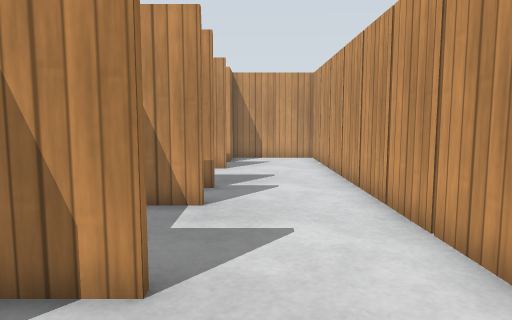
View 1 (above)

24 first-person views from a walk through a Gazebo world. The camera is 0.86 m above the floor, tilts 6° down and sees 70° across. The floor is counted in squares, 0.5 m on a side. Each view is taken from the middle of a square. On the plan, view 1 faces up. The plan holds only what a view shows up to about 17 squares ahead; the rest is blank. Gazebo's built-in surfaces are drawn with simple patterns.

View 2
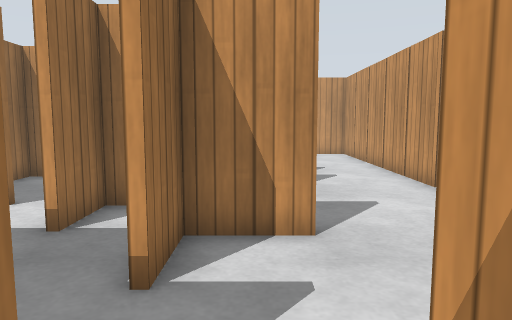

View 3
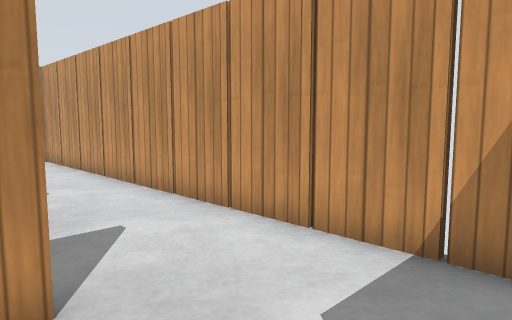

View 4
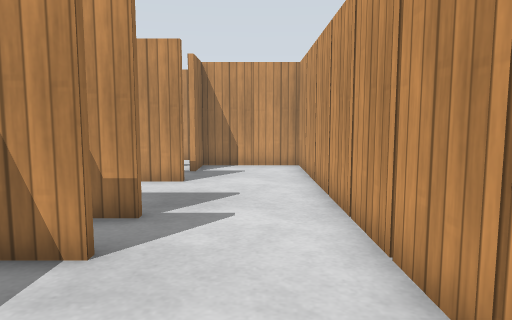

View 5
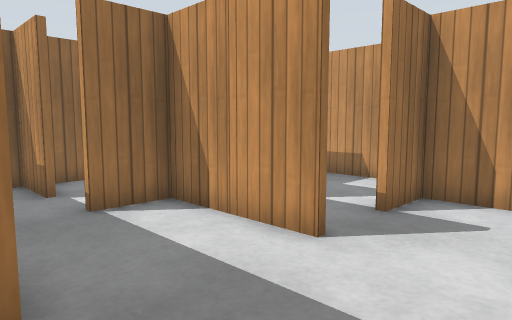

View 6
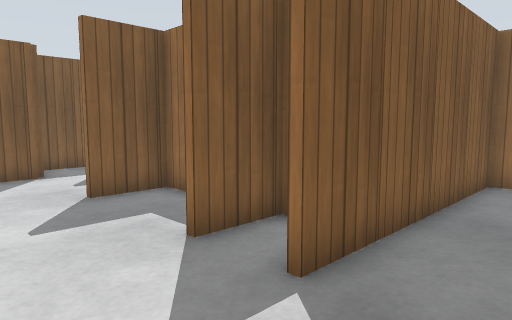

View 7
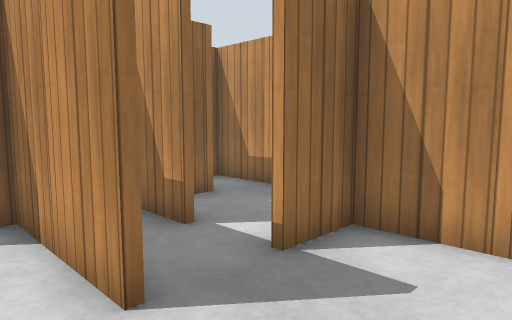

View 8
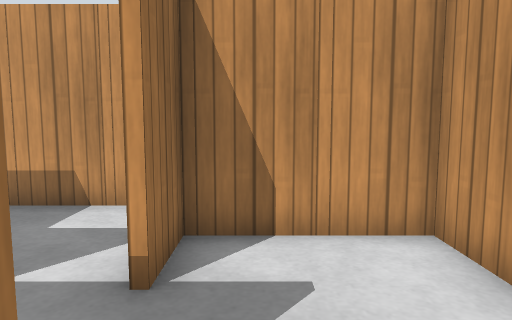

View 9
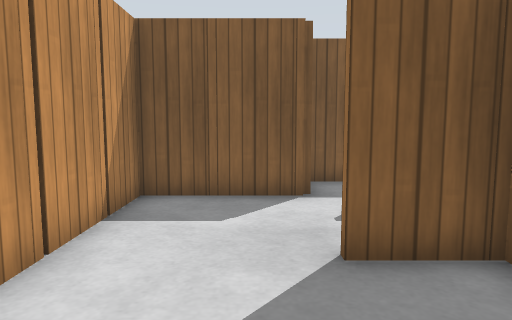

View 10
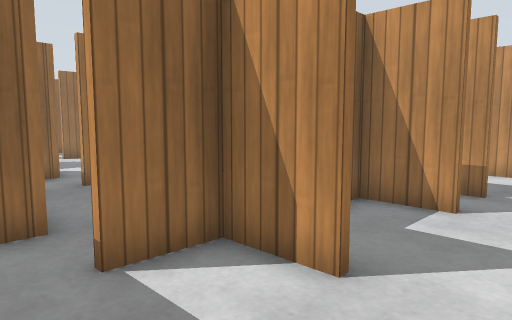

View 11
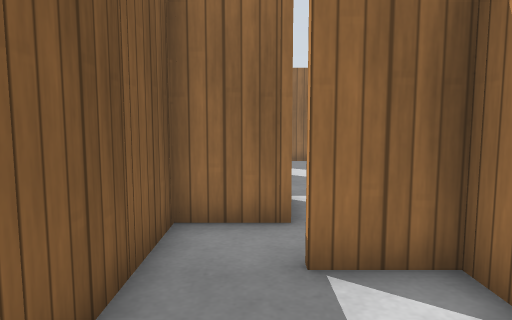

View 12
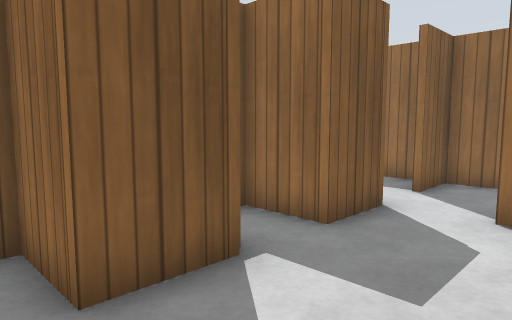

View 13
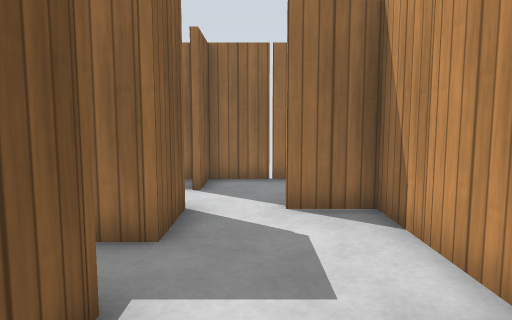

View 14
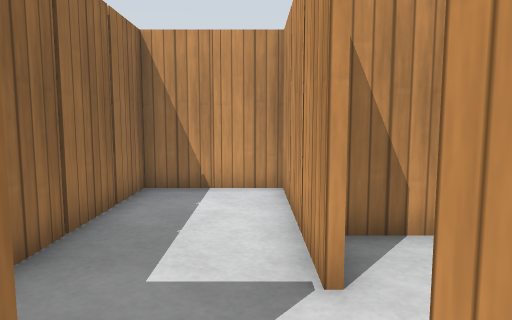

View 15
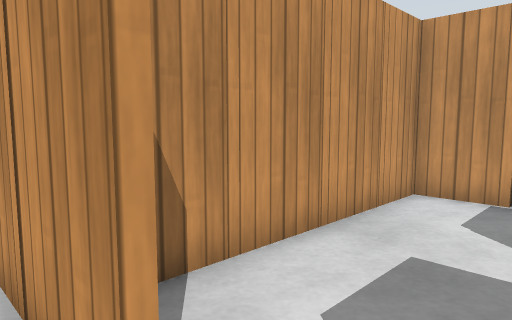

View 16
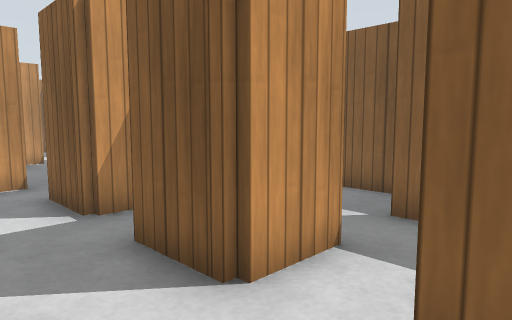

View 17
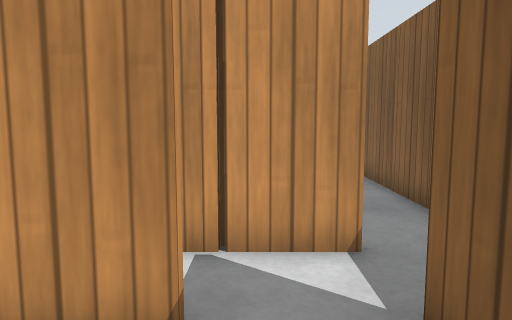

View 18
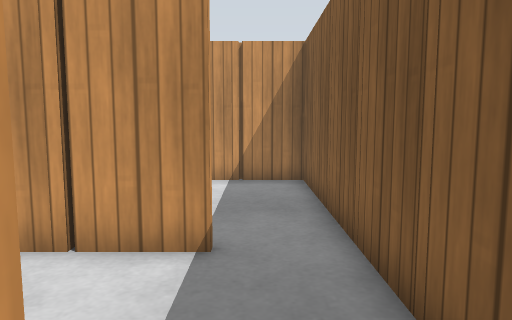

View 19
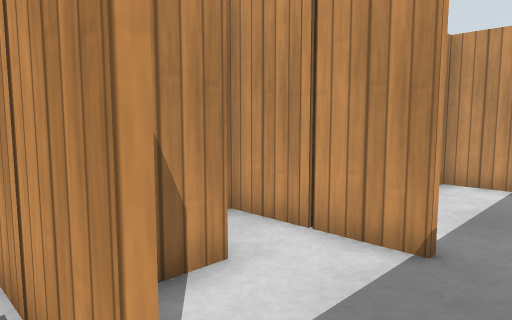

View 20
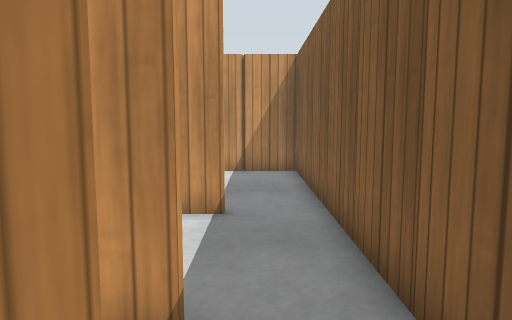

View 21
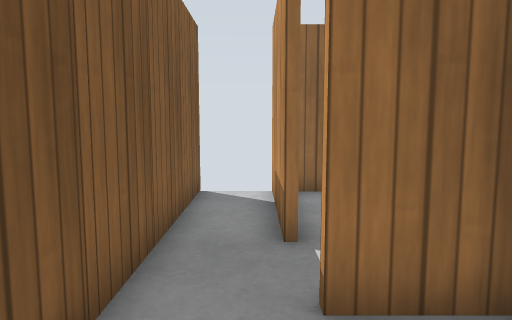

View 22
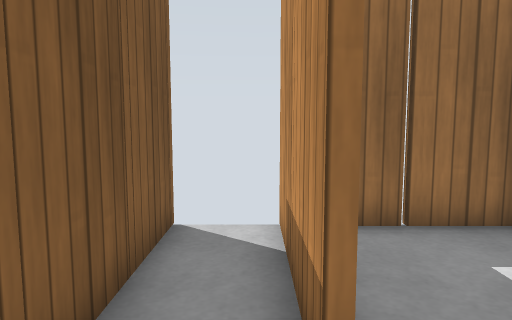

View 23
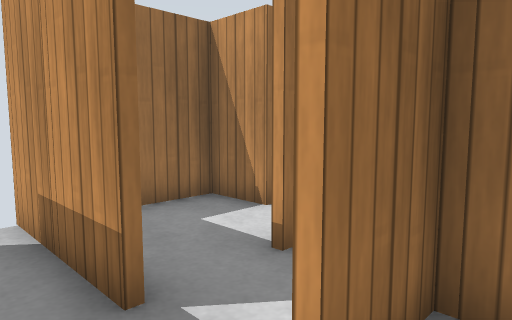

View 24
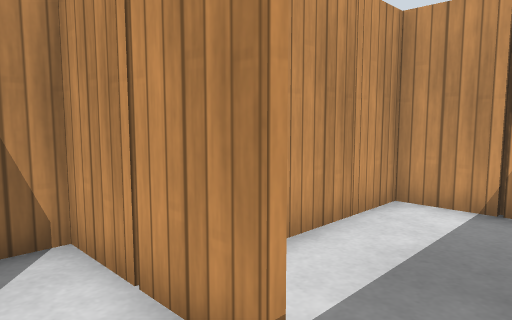

### Floor plan
Points are (right, up) in squares from view 1. A wall is a line through its corners. A room is listed if a view was taken in it or the views show most of it. See-through windows are left out.
Room 1 (views 1, 2, 3, 4, 5, 6, 7, 8, 9, 10, 11)
walls: (-5.1, 12.5) (-5.1, 11.5); (-3.4, 13.4) (-4.5, 13.4); (-7, 11.4) (-8.5, 11.4); (-1, 9.4) (-2, 9.4); (-2.5, 7.6) (-1, 7.6); (-1, 13.4) (-2.5, 13.4); (-3, 15.4) (-4.5, 15.4); (-1, 7.4) (-2.5, 7.4); (-8.5, 9.6) (-1, 9.6); (-9.1, 13) (-9.1, 12.4); (-5.1, 5.5) (-5.1, 3.5); (-1.1, 16.5) (-1.1, 15.5); (-5.1, 17.6) (-5.1, 17); (-2.5, 3.6) (-1, 3.6); (0.6, 17.4) (-0.5, 17.4); (-1, 3.4) (-2.5, 3.4); (-3.4, 19.4) (-4.5, 19.4); (-5.4, 19.4) (-7, 19.4); (-3.1, 2.5) (-3.1, 1.5); (-5.1, 1.6) (-5.1, 1); (-3.3, 1.5) (-3.3, 2.2); (-1, -0.4) (2.7, -0.4) (2.7, 17.4) (1.4, 17.4); (-1.3, -1.1) (-1.3, -0.5); (-2.5, -2.4) (-1.5, -2.4)
ways out: opening at (-6.5, 6) to room 2; opening at (-5, 3) to room 2
objects: wooden post (-9, 9); wooden post (-9, 10); wooden post (-9, 11); wooden post (-7, 10); wooden post (-5, -1); wooden post (-5, 6); wooden post (-5, 10); wooden post (-5, 13); wooden post (-5, 20); wooden post (-3, -3); wooden post (-3, 3); wooden post (-3, 4); wooden post (-3, 7); wooden post (-3, 8); wooden post (-3, 10); wooden post (-3, 14); wooden post (-3, 20); wooden post (-1, 0); wooden post (-1, 17); wooden post (1, -1); wooden post (1, 18); wooden post (3, 2); wooden post (3, 4); wooden post (3, 6); wooden post (3, 8); wooden post (3, 10); wooden post (3, 12); wooden post (3, 14); wooden post (3, 16)
Room 2 (views 12, 13, 14, 15, 16, 17, 18, 19, 20, 21, 22, 23, 24)
walls: (-13, 3.6) (-11.1, 3.6) (-11.1, 2.5); (-13.3, 2.6) (-13.3, 3.5); (-11.3, 3.4) (-12.1, 3.4); (-13, 1.4) (-14.1, 1.4); (-17, 3.6) (-15.1, 3.6) (-15.1, 2.5); (-13.4, 7.4) (-14.6, 7.4); (-17.3, 5.5) (-17.3, 6.5); (-15.1, 0.5) (-15.1, -0.5); (-15.4, 7.4) (-16.6, 7.4); (-17.1, 6.5) (-17.1, 5.5); (-17.3, 1.5) (-17.3, 3.5); (-11.5, 7.4) (-12.6, 7.4); (-10.5, 1.6) (-7.4, 1.6); (-15.3, -0.5) (-15.3, 0.6); (-9.3, 3.5) (-9.3, 4.2); (-9.1, 4.5) (-9.1, 3.5); (-19, 3.4) (-21, 3.4); (-11.3, -0.5) (-11.3, 0.5); (-9.3, 6.4) (-9.3, 7.4) (-10.6, 7.4); (-17, -0.6) (-18.5, -0.6); (-18.1, -0.4) (-17, -0.4); (-7.5, 1.4) (-8.6, 1.4); (-21, 3.6) (-19, 3.6); (-19.4, -0.6) (-20.5, -0.6); (-17.3, 10.4) (-17.3, 11.4) (-18.5, 11.4); (-20.5, -2.4) (-5.3, -2.4) (-5.3, -1.4); (-19.4, 11.4) (-20.9, 11.4) (-20.9, 0); (-5.3, 0.4) (-5.3, 1.4) (-6.6, 1.4)
ways out: opening at (-6.5, 6) to room 1; opening at (-5, 3) to room 1; opening at (-20, 11)
objects: wooden post (-21, -2); wooden post (-21, -1); wooden post (-21, 2); wooden post (-21, 6); wooden post (-21, 8); wooden post (-21, 10); wooden post (-19, -3); wooden post (-19, 0); wooden post (-17, -3); wooden post (-17, 4); wooden post (-17, 7); wooden post (-17, 8); wooden post (-17, 10); wooden post (-15, -3); wooden post (-15, 1); wooden post (-15, 2); wooden post (-15, 8); wooden post (-13, -3); wooden post (-13, 4); wooden post (-13, 8); wooden post (-11, -3); wooden post (-11, 1); wooden post (-11, 2); wooden post (-11, 8); wooden post (-9, -3); wooden post (-9, 2); wooden post (-9, 5); wooden post (-9, 6); wooden post (-7, -3); wooden post (-7, 2); wooden post (-5, 0)

Where each view was taken, in squares from view 1:
view 1: 0 up, 0 right, facing up
view 2: 2 down, 2 left, facing up
view 3: 0 up, 2 left, facing up-right
view 4: 3 up, 1 right, facing up
view 5: 9 up, 2 right, facing up-left
view 6: 12 up, 2 right, facing down-left
view 7: 12 up, 2 right, facing up-left
view 8: 12 up, 0 right, facing up
view 9: 8 up, 0 right, facing down
view 10: 0 up, 1 right, facing up-left
view 11: 3 up, 5 left, facing left
view 12: 7 up, 10 left, facing down-left
view 13: 5 up, 10 left, facing left
view 14: 2 up, 18 left, facing up
view 15: 4 up, 18 left, facing up-right
view 16: 6 up, 20 left, facing down-right
view 17: 1 up, 20 left, facing right
view 18: 1 down, 16 left, facing right
view 19: 2 down, 16 left, facing up-right
view 20: 1 down, 18 left, facing right
view 21: 1 down, 12 left, facing left
view 22: 1 down, 15 left, facing left
view 23: 2 down, 14 left, facing up-left
view 24: 2 down, 13 left, facing up-right
